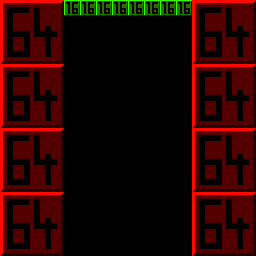

Tiled map render using the project's own tile images. Description and the whole map definition, tile-layer contents included, below:
An orthogonal 32x32 tile map with 8x8 px tiles, 1 tile layer (tiles).

<map version="1.4" tiledversion="1.4.3" orientation="orthogonal" renderorder="right-down" width="32" height="32" tilewidth="8" tileheight="8" infinite="0" nextlayerid="4" nextobjectid="7">
 <editorsettings>
  <export target="../../../resources/levels/zones/dev_1/00.json" format="ld48-export" />
 </editorsettings>
 <tileset firstgid="1" source="../../tsx/dev.tsx" />
 <layer id="1" name="tiles" width="32" height="32">
  <properties>
   <property name="z" type="float" value="1" />
  </properties>
  <data encoding="csv">
11,12,13,14,15,16,17,18,110,111,110,111,110,111,110,111,110,111,110,111,110,111,110,111,11,12,13,14,15,16,17,18,
29,30,31,32,33,34,35,36,128,129,128,129,128,129,128,129,128,129,128,129,128,129,128,129,29,30,31,32,33,34,35,36,
47,48,49,50,51,52,53,54,0,0,0,0,0,0,0,0,0,0,0,0,0,0,0,0,47,48,49,50,51,52,53,54,
65,66,67,68,69,70,71,72,0,0,0,0,0,0,0,0,0,0,0,0,0,0,0,0,65,66,67,68,69,70,71,72,
83,84,85,86,87,88,89,90,0,0,0,0,0,0,0,0,0,0,0,0,0,0,0,0,83,84,85,86,87,88,89,90,
101,102,103,104,105,106,107,108,0,0,0,0,0,0,0,0,0,0,0,0,0,0,0,0,101,102,103,104,105,106,107,108,
119,120,121,122,123,124,125,126,0,0,0,0,0,0,0,0,0,0,0,0,0,0,0,0,119,120,121,122,123,124,125,126,
137,138,139,140,141,142,143,144,0,0,0,0,0,0,0,0,0,0,0,0,0,0,0,0,137,138,139,140,141,142,143,144,
11,12,13,14,15,16,17,18,0,0,0,0,0,0,0,0,0,0,0,0,0,0,0,0,11,12,13,14,15,16,17,18,
29,30,31,32,33,34,35,36,0,0,0,0,0,0,0,0,0,0,0,0,0,0,0,0,29,30,31,32,33,34,35,36,
47,48,49,50,51,52,53,54,0,0,0,0,0,0,0,0,0,0,0,0,0,0,0,0,47,48,49,50,51,52,53,54,
65,66,67,68,69,70,71,72,0,0,0,0,0,0,0,0,0,0,0,0,0,0,0,0,65,66,67,68,69,70,71,72,
83,84,85,86,87,88,89,90,0,0,0,0,0,0,0,0,0,0,0,0,0,0,0,0,83,84,85,86,87,88,89,90,
101,102,103,104,105,106,107,108,0,0,0,0,0,0,0,0,0,0,0,0,0,0,0,0,101,102,103,104,105,106,107,108,
119,120,121,122,123,124,125,126,0,0,0,0,0,0,0,0,0,0,0,0,0,0,0,0,119,120,121,122,123,124,125,126,
137,138,139,140,141,142,143,144,0,0,0,0,0,0,0,0,0,0,0,0,0,0,0,0,137,138,139,140,141,142,143,144,
11,12,13,14,15,16,17,18,0,0,0,0,0,0,0,0,0,0,0,0,0,0,0,0,11,12,13,14,15,16,17,18,
29,30,31,32,33,34,35,36,0,0,0,0,0,0,0,0,0,0,0,0,0,0,0,0,29,30,31,32,33,34,35,36,
47,48,49,50,51,52,53,54,0,0,0,0,0,0,0,0,0,0,0,0,0,0,0,0,47,48,49,50,51,52,53,54,
65,66,67,68,69,70,71,72,0,0,0,0,0,0,0,0,0,0,0,0,0,0,0,0,65,66,67,68,69,70,71,72,
83,84,85,86,87,88,89,90,0,0,0,0,0,0,0,0,0,0,0,0,0,0,0,0,83,84,85,86,87,88,89,90,
101,102,103,104,105,106,107,108,0,0,0,0,0,0,0,0,0,0,0,0,0,0,0,0,101,102,103,104,105,106,107,108,
119,120,121,122,123,124,125,126,0,0,0,0,0,0,0,0,0,0,0,0,0,0,0,0,119,120,121,122,123,124,125,126,
137,138,139,140,141,142,143,144,0,0,0,0,0,0,0,0,0,0,0,0,0,0,0,0,137,138,139,140,141,142,143,144,
11,12,13,14,15,16,17,18,0,0,0,0,0,0,0,0,0,0,0,0,0,0,0,0,11,12,13,14,15,16,17,18,
29,30,31,32,33,34,35,36,0,0,0,0,0,0,0,0,0,0,0,0,0,0,0,0,29,30,31,32,33,34,35,36,
47,48,49,50,51,52,53,54,0,0,0,0,0,0,0,0,0,0,0,0,0,0,0,0,47,48,49,50,51,52,53,54,
65,66,67,68,69,70,71,72,0,0,0,0,0,0,0,0,0,0,0,0,0,0,0,0,65,66,67,68,69,70,71,72,
83,84,85,86,87,88,89,90,0,0,0,0,0,0,0,0,0,0,0,0,0,0,0,0,83,84,85,86,87,88,89,90,
101,102,103,104,105,106,107,108,0,0,0,0,0,0,0,0,0,0,0,0,0,0,0,0,101,102,103,104,105,106,107,108,
119,120,121,122,123,124,125,126,0,0,0,0,0,0,0,0,0,0,0,0,0,0,0,0,119,120,121,122,123,124,125,126,
137,138,139,140,141,142,143,144,0,0,0,0,0,0,0,0,0,0,0,0,0,0,0,0,137,138,139,140,141,142,143,144
</data>
 </layer>
 <objectgroup id="2" name="solid" />
 <objectgroup id="3" name="player">
  <properties>
   <property name="z" type="float" value="2" />
  </properties>
 </objectgroup>
</map>
